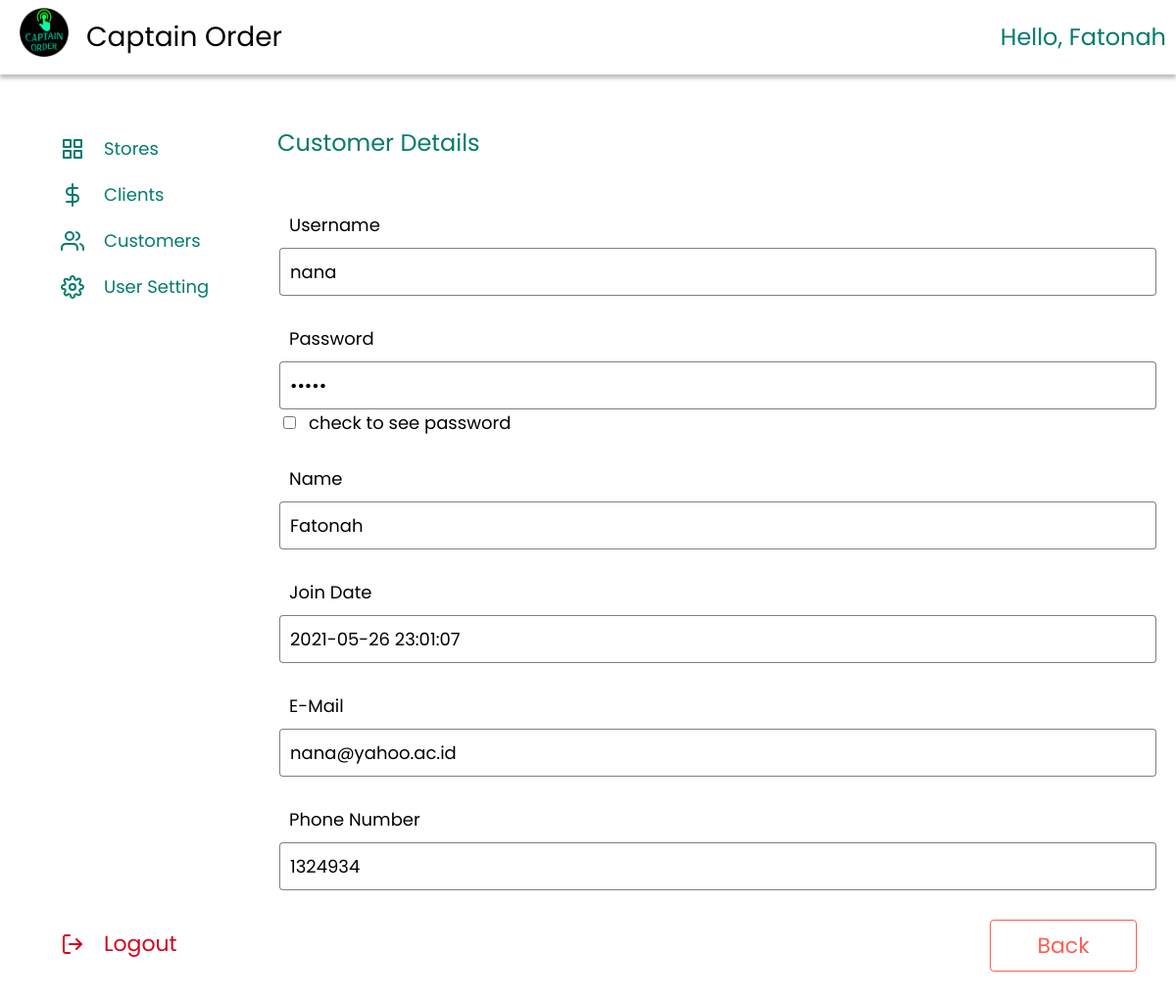
The app's page /index_u.php?page=detail-customer&kode=17 (signed in) with its own data.
### tables this page shows
CREATE TABLE `customer` (
  `id` int(11) NOT NULL,
  `username` varchar(50) NOT NULL,
  `password` varchar(8) NOT NULL,
  `name` varchar(50) NOT NULL,
  `join_date` timestamp NOT NULL DEFAULT current_timestamp() ON UPDATE current_timestamp(),
  `email` varchar(20) NOT NULL,
  `phone_number` varchar(13) NOT NULL
);

### super/customer/detail.php (the view, shortened to what this page needs)
<?php
if (isset($_GET['kode'])) {
	$sql_cek="SELECT * FROM customer WHERE id='".$_GET['kode']."'";
	$query_cek = mysqli_query($koneksi, $sql_cek);
  $data_cek = mysqli_fetch_array($query_cek,MYSQLI_ASSOC);
}
 ?>
<div class="head">
	<div class="tittle">
		<p>Customer Details</p>
	</div>
</div>
<div class="cont-add-customer">
	<form action="" method="POST">
		<div class="input">
			<div class="col">
				<label for="username">Username</label>
				<input readonly type="text" name="username" id="username" placeholder="type username here" value="<?= $data_cek['username']; ?>">
			</div>
			<div class="col">
				<label for="password">Password</label>
				<input readonly type="password" name="password" id="password" placeholder="type password here" value="<?= $data_cek['password']; ?>">
				<div class="checkbox">
				  <input type="checkbox" name="look-password" id="mybutton" onclick="change()">
				  <label for="mybutton">check to see password</label>
				</div>
			</div>
			<div class="col">
				<label for="name">Name</label>
				<input readonly type="text" name="name" id="name" placeholder="type name here" value="<?= $data_cek['name']; ?>">
			</div>
						<div class="col">
				<label for="date">Join Date</label>
				<input readonly type="text" name="date" id="date" placeholder="type join date here" value="<?= $data_cek['join_date']; ?>" required>
			</div>
			<div class="col">
				<label for="email">E-Mail</label>
				<input readonly type="text" name="email" id="email" placeholder="type email here" value="<?= $data_cek['email']; ?>">
			</div>
			<div class="col">
				<label for="contact">Phone Number</label>
				<input readonly type="text" name="phone_number" id="contact" placeholder="type number phone here" value="<?= $data_cek['phone_number']; ?>">
			</div>
		</div>
		<div class="button">
			<a href="?page=data-customer">Back</a>
		</div>
	</form>
</div>

### records on screen
customer: username "nana", name "Fatonah", date "2021-05-26 23:01:07", email "nana@yahoo.ac.id", phone_number "1324934"

### other values on screen
$data_name "Fatonah"
